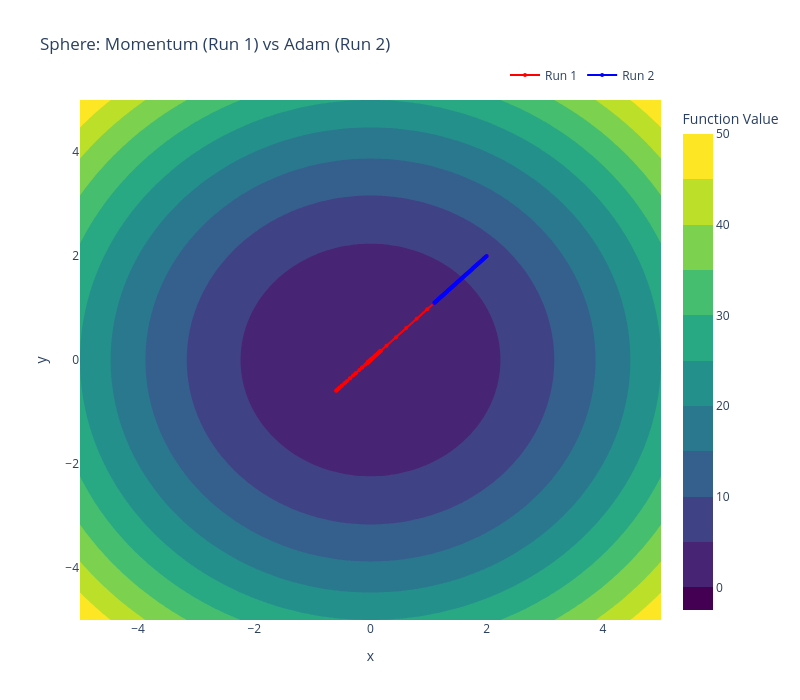
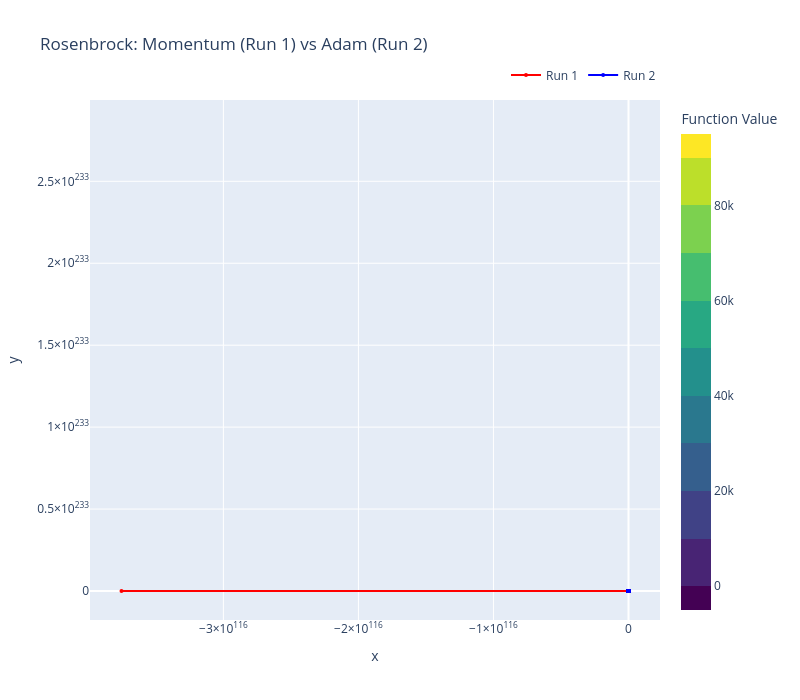
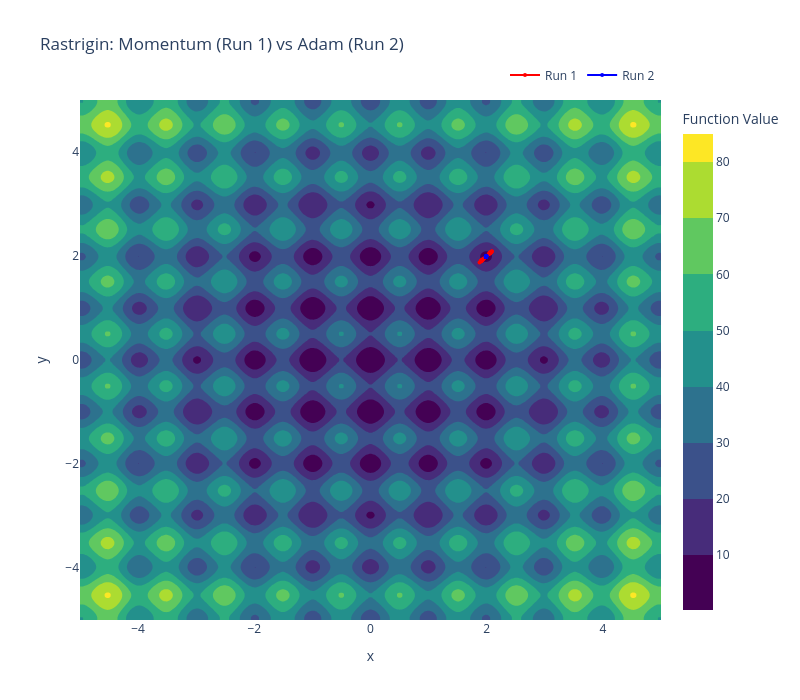

The notebook cell saved with these charts, in order:
### Markdown cell above
# Comparison Adam and Momentum

### Code cell
def compare_optimizers(problem: Problem, number_of_epochs: int):
    initial_solution = np.array([2.0, 2.0])

    _, momentum_path, momentum_values, _ = momentum(
        problem=problem,
        initial_solution=initial_solution,
        alpha=0.01,
        beta=0.9,
        number_of_epochs=number_of_epochs,
    )

    _, adam_path, adam_values = adam(
        problem=problem,
        initial_solution=initial_solution,
        alpha=0.01,
        beta1=0.9,
        beta2=0.999,
        number_of_epochs=number_of_epochs,
        epsilon=1e-8,
    )

    plot_contour_and_paths(
        problem,
        paths=[momentum_path, adam_path],
        title=f"{problem.__class__.__name__}: Momentum (Run 1) vs Adam (Run 2)",
    )

    epochs = np.arange(0, number_of_epochs + 1)
    plt.figure(figsize=(7, 4))
    plt.plot(epochs, momentum_values, label="Momentum")
    plt.plot(epochs, adam_values, label="Adam")
    plt.yscale("log")
    plt.xlabel("Epoch")
    plt.ylabel("f(x)")
    plt.title(f"{problem.__class__.__name__}: value vs epoch")
    plt.grid()
    plt.legend()
    plt.tight_layout()
    plt.show()

for problem in problems:
    compare_optimizers(problem, number_of_epochs=100)
